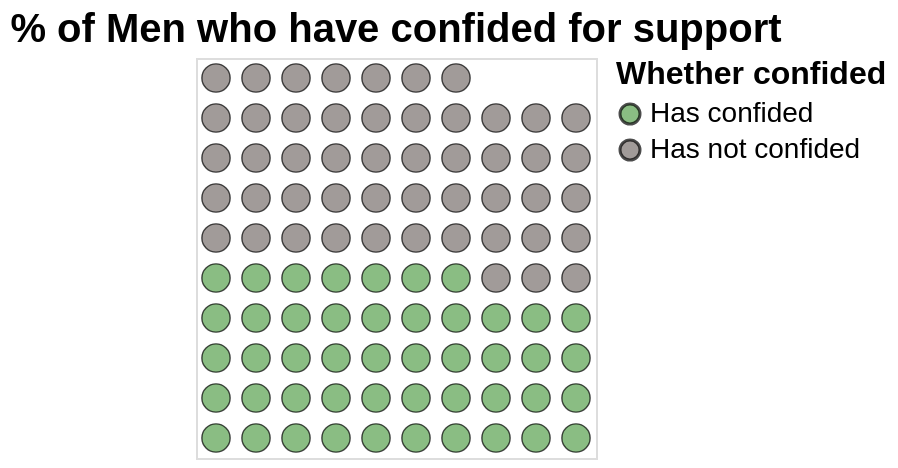

Express this chart as Vega-Lite.
### Vega-Lite specification from a JSON file in a GitHub repository (floating-point values rounded to 4 significant figures)
{"$schema": "https://vega.github.io/schema/vega-lite/v5.json", "description": "A waffle chart showing the percentage of people who have confided.", "title": {"text": "% of Men who have confided for support", "fontSize": 20, "anchor": "middle"}, "data": {"values": [{"Gender": "Male", "Whether confided": "Has confided", "Value": 517.6}, {"Gender": "Male", "Whether confided": "Has not confided", "Value": 545.1}]}, "transform": [{"joinaggregate": [{"op": "sum", "field": "Value", "as": "Total"}]}, {"calculate": "datum.Value / datum.Total * 100", "as": "PercentOfTotal"}, {"calculate": "floor(datum.PercentOfTotal)", "as": "WholePercent"}, {"calculate": "sequence(1, datum.WholePercent)", "as": "S"}, {"flatten": ["S"]}, {"window": [{"op": "row_number", "as": "id"}], "sort": [{"field": "Whether confided", "order": "ascending"}]}, {"calculate": "ceil(datum.id / 10)", "as": "row"}, {"calculate": "datum.id - datum.row * 10", "as": "col"}], "mark": {"type": "circle", "filled": true, "stroke": "black", "strokeWidth": 0.7}, "encoding": {"x": {"field": "col", "type": "ordinal", "axis": null}, "y": {"field": "row", "type": "ordinal", "axis": null, "sort": "-y"}, "color": {"field": "Whether confided", "type": "nominal", "scale": {"range": ["#59A14F", "#79706e"]}, "legend": {"orient": "right", "offset": 10, "labelOffset": 3, "titlePadding": 5, "titleFontSize": 16, "labelFontSize": 14}}, "size": {"value": 200}, "tooltip": [{"field": "Whether confided", "type": "nominal"}, {"field": "PercentOfTotal", "type": "quantitative", "title": "Percentage", "format": ".2f"}]}, "config": {"legend": {"labelFontSize": 14, "titleFontSize": 16}}}
